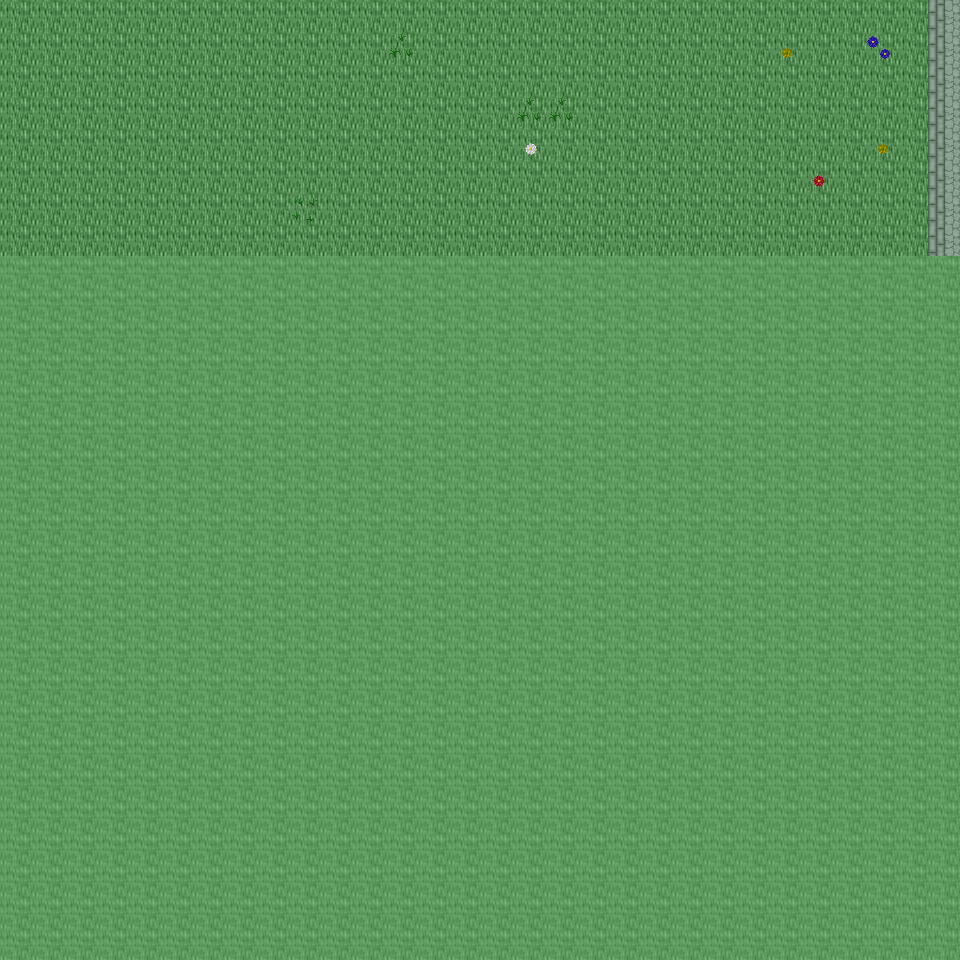

Below is a game level as drawn by its tile map, then a one-line description and the .tmx that defines it (tile-layer data replaced by summaries):
An orthogonal 30x30 tile map with 32x32 px tiles, 6 tile layers (Ground, Object, Object2, Above, ...), 19 tilesets and 3 objects (3x mapchange).

<map version="1.0" orientation="orthogonal" renderorder="right-down" width="30" height="30" tilewidth="32" tileheight="32" nextobjectid="4">
  <tileset firstgid="1" name="tileset_ground_ground" tilewidth="32" tileheight="32" tilecount="33" columns="3">
    <image source="../drawable/tileset_ground_ground.png" width="96" height="352" />
  </tileset>
  <tileset firstgid="34" name="tileset_building_castle" tilewidth="32" tileheight="32" tilecount="320" columns="20">
    <image source="../drawable/tileset_building_castle.png" width="640" height="512" />
  </tileset>
  <tileset firstgid="354" name="tileset_plant_flower_daisy_white" tilewidth="32" tileheight="32" tilecount="8" columns="2">
    <image source="../drawable/tileset_plant_flower_daisy_white.png" width="64" height="128" />
  </tileset>
  <tileset firstgid="362" name="tileset_ground_mud_patch" tilewidth="32" tileheight="32" tilecount="4" columns="4">
    <image source="../drawable/tileset_ground_mud_patch.png" width="128" height="32" />
  </tileset>
  <tileset firstgid="366" name="tileset_plant_grasses" tilewidth="32" tileheight="32" tilecount="6" columns="3">
    <image source="../drawable/tileset_plant_grasses.png" width="96" height="64" />
  </tileset>
  <tileset firstgid="372" name="tileset_ground_cobbled_paving" tilewidth="32" tileheight="32" tilecount="1" columns="1">
    <image source="../drawable/tileset_ground_cobbled_paving.png" width="32" height="32" />
  </tileset>
  <tileset firstgid="373" name="tileset_plant_bush_bushes" tilewidth="32" tileheight="32" tilecount="10" columns="5">
    <image source="../drawable/tileset_plant_bush_bushes.png" width="160" height="64" />
  </tileset>
  <tileset firstgid="383" name="tileset_ground_grass_edges" tilewidth="32" tileheight="32" tilecount="36" columns="12">
    <image source="../drawable/tileset_ground_grass_edges.png" width="384" height="96" />
  </tileset>
  <tileset firstgid="419" name="tileset_ground_grass_corners" tilewidth="32" tileheight="32" tilecount="24" columns="6">
    <image source="../drawable/tileset_ground_grass_corners.png" width="192" height="128" />
  </tileset>
  <tileset firstgid="443" name="tileset_plant_tree_tree_darkgreen" tilewidth="32" tileheight="32" tilecount="88" columns="8">
    <image source="../drawable/tileset_plant_tree_tree_darkgreen.png" width="256" height="352" />
  </tileset>
  <tileset firstgid="531" name="tileset_plant_flower_daisy_yellow" tilewidth="32" tileheight="32" tilecount="8" columns="2">
    <image source="../drawable/tileset_plant_flower_daisy_yellow.png" width="64" height="128" />
  </tileset>
  <tileset firstgid="539" name="tileset_plant_flower_daisy_red" tilewidth="32" tileheight="32" tilecount="8" columns="2">
    <image source="../drawable/tileset_plant_flower_daisy_red.png" width="64" height="128" />
  </tileset>
  <tileset firstgid="547" name="tileset_plant_flower_daisy_blue" tilewidth="32" tileheight="32" tilecount="8" columns="2">
    <image source="../drawable/tileset_plant_flower_daisy_blue.png" width="64" height="128" />
  </tileset>
  <tileset firstgid="555" name="tileset_building_fence_fence_chunky" tilewidth="32" tileheight="32" tilecount="21" columns="3">
    <image source="../drawable/tileset_building_fence_fence_chunky.png" width="96" height="224" />
  </tileset>
  <tileset firstgid="576" name="tileset_plant_bush_hedge" tilewidth="32" tileheight="32" tilecount="35" columns="5">
    <image source="../drawable/tileset_plant_bush_hedge.png" width="160" height="224" />
  </tileset>
  <tileset firstgid="611" name="tileset_plant_stump_stump_green" tilewidth="32" tileheight="32" tilecount="4" columns="2">
    <image source="../drawable/tileset_plant_stump_stump_green.png" width="64" height="64" />
  </tileset>
  <tileset firstgid="615" name="tileset_plant_stump_stump_brown" tilewidth="32" tileheight="32" tilecount="4" columns="2">
    <image source="../drawable/tileset_plant_stump_stump_brown.png" width="64" height="64" />
  </tileset>
  <tileset firstgid="619" name="tileset_logic_collision" tilewidth="32" tileheight="32" tilecount="1" columns="1">
    <image source="../drawable/tileset_logic_collision.png" width="32" height="32" />
  </tileset>
  <tileset firstgid="620" name="tileset_ground_grass_2" tilewidth="32" tileheight="32" tilecount="21" columns="3">
    <image source="../drawable/tileset_ground_grass_2.png" width="96" height="224" />
  </tileset>
  <layer name="Ground" width="30" height="30">
    <data>[900 cells, 240 non-empty, 2 distinct tile ids]</data>
  </layer>
  <layer name="Object" width="30" height="30">
    <data>[900 cells, 9 non-empty, 6 distinct tile ids]</data>
  </layer>
  <layer name="Object2" width="30" height="30">
    <data>[900 cells, 0 non-empty, 0 distinct tile ids]</data>
  </layer>
  <layer name="Above" width="30" height="30">
    <data>[900 cells, 0 non-empty, 0 distinct tile ids]</data>
  </layer>
  <layer name="Above2" width="30" height="30">
    <data>[900 cells, 0 non-empty, 0 distinct tile ids]</data>
  </layer>
  <layer name="Walkable" width="30" height="30">
    <data>[900 cells, 660 non-empty, 1 distinct tile ids]</data>
  </layer>
  <objectgroup name="MapEvents">
    <object id="1" name="north" type="mapchange" x="0" y="0" width="960" height="32">
      <properties>
        <property name="map" value="0_ados_mountain_n2_w2_x0_y3" />
        <property name="place" value="south" />
      </properties>
    </object>
    <object id="2" name="west" type="mapchange" x="0" y="0" width="32" height="256">
      <properties>
        <property name="map" value="0_deniran_forest_n2_w_x0_y4" />
        <property name="place" value="east" />
      </properties>
    </object>
    <object id="3" name="east" type="mapchange" x="928" y="0" width="32" height="256">
      <properties>
        <property name="map" value="0_ados_mountain_n2_w2_x1_y4" />
        <property name="place" value="west" />
      </properties>
    </object>
  </objectgroup>
</map>
